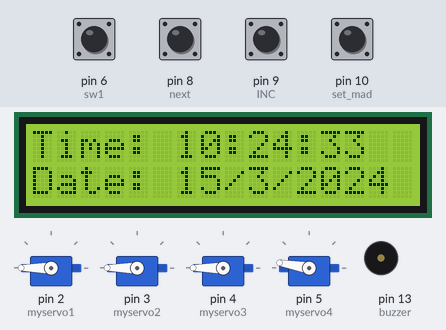
A sketch run on a simulated Arduino Uno, built with avr-gcc and run on an emulated ATmega328P. On the bench: 4 × servo, 16×2 character LCD, buzzer (waves = sounding, pin HIGH). Inputs (shaded band) come from the test bench; at power-on: pin 6 (sw1), pin 8 (next), pin 9 (INC), pin 10 (set_mad) HIGH. The local clock reads 2024-03-15 10:24:30 at power-on unless the sketch sets it; what the sketch prints to the serial monitor is not drawn.

Above: at 3.6 s.
3.7 s: pin 10 (set_mad) pulled LOW for 0.3 s
At 4.0 s:
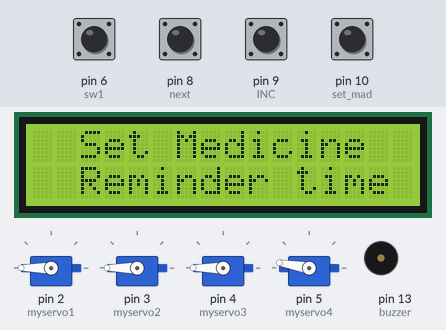
7.0 s: pin 9 (INC) pulled LOW for 0.3 s
At 7.9 s:
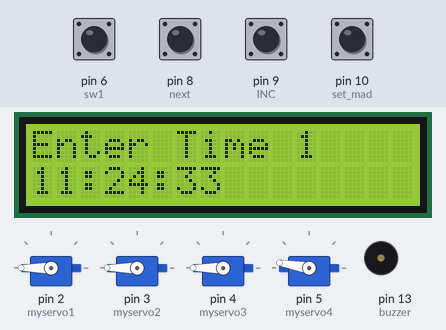
8.8 s: pin 9 (INC) pulled LOW for 1 s
At 11.0 s:
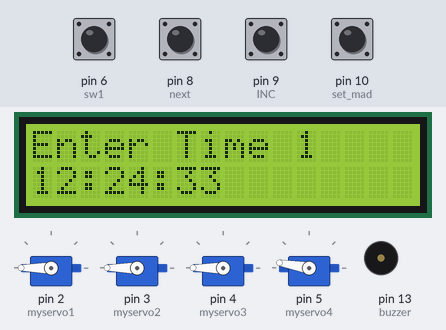
11.3 s: pin 9 (INC) pulsed LOW 2 times (0.12 s each, 0.3 s apart)
At 13.1 s:
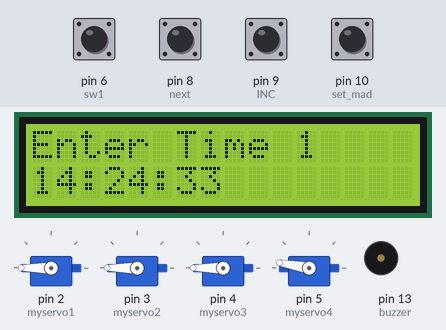
14.9 s: pin 9 (INC) pulsed LOW 2 times (0.12 s each, 0.3 s apart)
At 15.9 s:
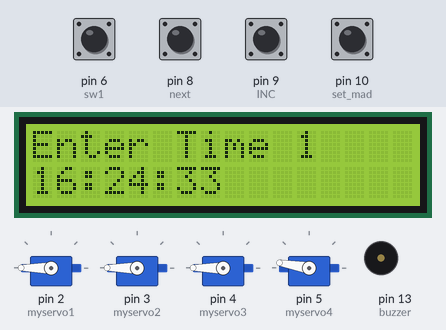
Timing chart, 0 to 17.9 s (numbered marks = the images above; inputs shaded):
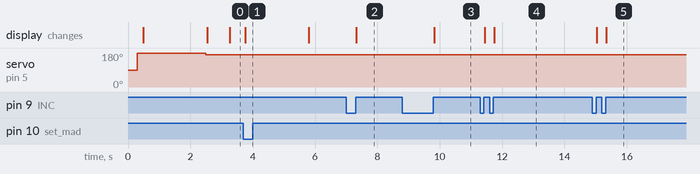

Measured:
- after the input at 3.7 s, the display: changes after 0.06 s (image 1)
- after the input at 7.0 s, the display: changes after 0.32 s (image 2)
- after the input at 8.8 s, the display: changes after 1.0 s (image 3)
- after the input at 11.3 s, the display: first changes after 0.14 s (image 4 shows a later state)
- after the input at 14.9 s, the display: first changes after 0.14 s (image 5 shows a later state)

The sketch:

RTC_ds3231_with_lcdv1.ino
```cpp
#include <Wire.h>
#include <EEPROM.h>
#include <RTClib.h>
#include <LiquidCrystal_I2C.h>
#include <Servo.h>

Servo myservo1;  // create servo object to control a servo
Servo myservo2;  // create servo object to control a servo
Servo myservo3;  // create servo object to control a servo
Servo myservo4;  // create servo object to control a servo

LiquidCrystal_I2C lcd(0x27, 16, 2); // Set the LCD address to 0x27 for a 16x2 display
RTC_DS1307 RTC;
int temp, inc, hours1, minut, add = 11;
int next = 8;
int INC = 9;
int set_mad = 10;

#define buzzer 13
#define sw1 6
int HOUR, MINUT, SECOND;

void setup() {

  Serial.begin(9600);
    myservo1.attach(2);  // attaches the servo on pin 9 to the servo object
    myservo2.attach(3);  // attaches the servo on pin 9 to the servo object
    myservo3.attach(4);  // attaches the servo on pin 9 to the servo object
    myservo4.attach(5);  // attaches the servo on pin 9 to the servo object
    myservo1.write(180);
    delay(100);// sets the servo position according to the scaled value
    myservo2.write(180);
        delay(100);// sets the servo position according to the scaled value
// sets the servo position according to the scaled value
    myservo3.write(180);
        delay(100);// sets the servo position according to the scaled value
// sets the servo position according to the scaled value
    myservo4.write(180);
        delay(100);// sets the servo position according to the scaled value
// sets the servo position according to the scaled value

  Wire.begin();
  RTC.begin();
 lcd.init();
  lcd.backlight(); // Turn on the backlight
  pinMode(INC, INPUT_PULLUP);
  pinMode(next, INPUT_PULLUP);
  pinMode(set_mad, INPUT_PULLUP);
  pinMode(buzzer, OUTPUT);
  pinMode(sw1, INPUT_PULLUP);

  lcd.setCursor(0, 0);
  lcd.print("Medicin reminder");
  lcd.setCursor(0, 1);
  lcd.print(" Using Arduino  ");
  delay(2000);
  if (!RTC.isrunning()) {
    RTC.adjust(DateTime(__DATE__, __TIME__));
  }
     // RTC.adjust(DateTime(__DATE__, __TIME__));

}

void loop() {
  int temp = 0, val = 1, temp4;

  if(!digitalRead(sw1))
      myservo4.write(90);
      else
      myservo4.write(170);


  DateTime now = RTC.now();
Serial.print("hour 1 =");
Serial.println(EEPROM.read(11));
 Serial.print("min 1 =");
Serial.println(EEPROM.read(12));

 Serial.print("hour 2 =");
Serial.println(EEPROM.read(13));

Serial.print("min 2 =");
Serial.println(EEPROM.read(14));

Serial.print("hour 3 =");
Serial.println(EEPROM.read(15));

Serial.print("min 3 =");
Serial.println(EEPROM.read(16));

  if (digitalRead(set_mad) == 0)
  {
    lcd.setCursor(0, 0);
    lcd.print("  Set Medicine  ");
    lcd.setCursor(0, 1);
    lcd.print("  Reminder time ");
    delay(2000);
    lcd.clear();
    lcd.setCursor(0, 0);
    lcd.print("Enter Time 1");
    defualt();
    time(1);
    delay(1000);
    lcd.clear();
    lcd.setCursor(0, 0);
    lcd.print("Enter Time 2");
    defualt();
    delay(1000);
    time(2);
    lcd.clear();
    lcd.setCursor(0, 0);
    lcd.print("Enter Time 3");
    defualt();
    time(3);
    lcd.setCursor(0, 0);
    lcd.print("Medicin reminder");
    lcd.setCursor(0, 1);
    lcd.print("  time has set  ");
    delay(2000);
  }
  lcd.clear();
  lcd.setCursor(0, 0);
  lcd.print("Time:");
  lcd.setCursor(6, 0);
  lcd.print(HOUR = now.hour(), DEC);
  lcd.print(":");
  lcd.print(MINUT = now.minute(), DEC);
  lcd.print(":");
  lcd.print(SECOND = now.second(), DEC);
  lcd.setCursor(0, 1);
  lcd.print("Date: ");
  lcd.print(now.day(), DEC);
  lcd.print("/");
  lcd.print(now.month(), DEC);
  lcd.print("/");
  lcd.print(now.year(), DEC);
  match();
  delay(200);
}

void defualt() {
  lcd.setCursor(0, 1);
  lcd.print(HOUR);
  lcd.print(":");
  lcd.print(MINUT);
  lcd.print(":");
  lcd.print(SECOND);
}
void time(int x) {
  int temp = 1, minuts = 0, hours = 0, seconds = 0;
  while (temp == 1) {
    if (digitalRead(INC) == 0) {
      HOUR++;
      if (HOUR == 24) {
        HOUR = 0;
      }
      while (digitalRead(INC) == 0)
        ;
    }
    lcd.clear();
    lcd.setCursor(0, 0);
    lcd.print("Enter Time ");
    lcd.print(x);
    lcd.setCursor(0, 1);
    lcd.print(HOUR);
    lcd.print(":");
    lcd.print(MINUT);
    lcd.print(":");
    lcd.print(SECOND);
    delay(100);
    if (digitalRead(next) == 0) {
      hours1 = HOUR;
      EEPROM.write(add++, hours1);
      temp = 2;
      while (digitalRead(next) == 0)
        ;
    }
  }
  while (temp == 2) {
    if (digitalRead(INC) == 0) {
      MINUT++;
      if (MINUT == 60) { MINUT = 0; }
      while (digitalRead(INC) == 0)
        ;
    }
    lcd.clear();
    lcd.setCursor(0, 0);
    lcd.print("Enter Time ");
    lcd.print(x);
    lcd.setCursor(0, 1);
    lcd.print(HOUR);
    lcd.print(":");
    lcd.print(MINUT);
    lcd.print(":");
    lcd.print(SECOND);
    delay(100);
    if (digitalRead(next) == 0) {
      minut = MINUT;
      EEPROM.write(add++, minut);
      temp = 0;
      while (digitalRead(next) == 0)
        ;
    }
  }
  delay(1000);
}
void match() {
  int tem[17];
  for (int i = 11; i < 17; i++) {
    tem[i] = EEPROM.read(i);
  }
  if (HOUR == tem[11] && MINUT == tem[12]) {
        myservo1.write(90);

    beep();
    beep();
    lcd.setCursor(0, 0);
    lcd.print("  Take Group One  ");
    lcd.setCursor(0, 1);
    lcd.print("     Medicine     ");
    delay(60000);
                myservo1.write(170);

  }

  if (HOUR == tem[13] && MINUT == tem[14]) {
            myservo2.write(90);

    beep();
    beep();

    lcd.setCursor(0, 0);
    lcd.print("  Take Group Two  ");
    lcd.setCursor(0, 1);
    lcd.print("     Medicine     ");
        delay(60000);
          myservo2.write(170);

  }


  if (HOUR == tem[15] && MINUT == tem[16]) {
            myservo3.write(90);

    beep();
    beep();
    lcd.setCursor(0, 0);
    lcd.print("Take Group Three ");
    lcd.setCursor(0, 1);
    lcd.print("     Medicine    ");
           delay(60000);
                myservo3.write(170);

  }
}

void beep() {
  digitalWrite(buzzer, HIGH);
  delay(500);
  digitalWrite(buzzer, LOW);
  delay(500);
}
```
